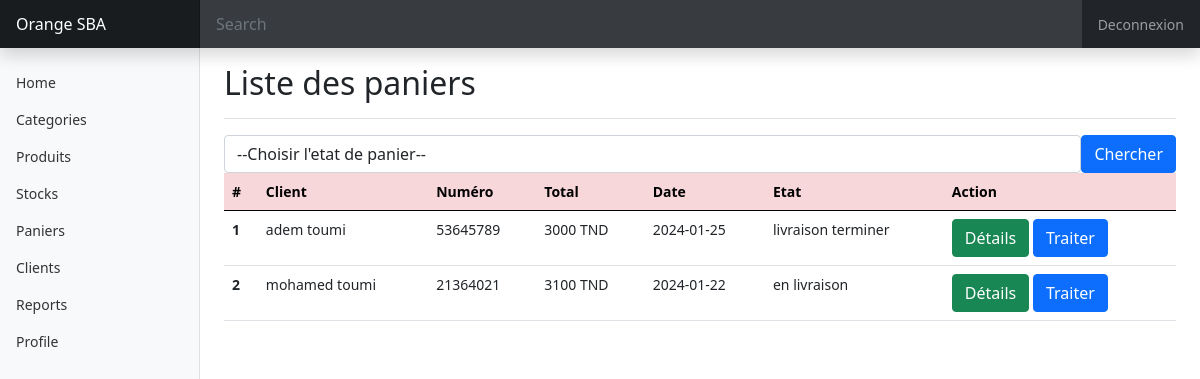
Page /admin/commandes/liste.php on the committed database.
### tables this page shows
CREATE TABLE IF NOT EXISTS `panier` (
  `id` int NOT NULL AUTO_INCREMENT,
  `visiteur` int NOT NULL,
  `total` float NOT NULL,
  `etat` varchar(25) NOT NULL DEFAULT 'en cours',
  `date_creation` date NOT NULL,
  `date_modification` date NOT NULL,
  PRIMARY KEY (`id`)
);

CREATE TABLE IF NOT EXISTS `visiteur` (
  `id` int NOT NULL AUTO_INCREMENT,
  `nom` varchar(255) NOT NULL,
  `prénom` varchar(255) NOT NULL,
  `email` varchar(255) NOT NULL,
  `numero` int NOT NULL,
  `mdp` varchar(25) NOT NULL,
  `etat` tinyint(1) NOT NULL,
  `date_creation` date DEFAULT NULL,
  `date_modification` date DEFAULT NULL,
  PRIMARY KEY (`id`)
);

### include/functions.php (called while the page is built, shortened)
<?php
function connect() {
    $servername = "localhost";
    $DBuser = "root";
    $DBpassword = "";
    $DBname = "orange_sba";
    try {
        $conn = new PDO("mysql:host=$servername;dbname=$DBname", $DBuser, $DBpassword);
        $conn->setAttribute(PDO::ATTR_ERRMODE, PDO::ERRMODE_EXCEPTION);
        return $conn;
    } catch (PDOException $e) {
        echo "Connection failed: " . $e->getMessage();
        return null;
    }
}
function getAllPaniers(){
    $conn = connect();
    $requete = "SELECT v.nom, v.prénom, v.numero,p.etat, p.total, p.date_creation, p.id FROM panier p,visiteur v WHERE p.visiteur = v.id ";
    $resultat = $conn->query($requete);
    $paniers = $resultat->fetchAll();
    return $paniers;
}
?>

### admin/commandes/liste.php (the view, shortened to what this page needs)
<?php
    include "../../include/functions.php";
    $paniers= getAllPaniers();
?>
<!doctype html>
<html lang="en">
  <head>
<link href="../../css/bootstrap.min.css" rel="stylesheet">
    <link href="../../css/dashboard.css" rel="stylesheet">
  </head>
  <body>
<header class="navbar navbar-dark sticky-top bg-dark flex-md-nowrap p-0 shadow">
  <a class="navbar-brand col-md-3 col-lg-2 me-0 px-3" href="../dashboard.php">Orange SBA</a>
  <input class="form-control form-control-dark w-100" type="text" placeholder="Search" aria-label="Search">
  <div class="navbar-nav">
    <div class="nav-item text-nowrap">
      <a class="nav-link px-3" href="../../deconnexion.php">Deconnexion</a>
    </div>
  </div>
</header>
<div class="container-fluid">
  <div class="row">
    <?php
      include "../template/nav.php";
    ?>
    <main class="col-md-9 ms-sm-auto col-lg-10 px-md-4">
      <div class="d-flex justify-content-between flex-wrap flex-md-nowrap align-items-center pt-3 pb-2 mb-3 border-bottom">
        <h1 class="h2">Liste des paniers</h1>
      </div>
      <div>
       <form action="liste.php" method="POST">
        <div class="form-group d-flex">
        <select name="etat" class="form-control">
          <option value="">--Choisir l'etat de panier--</option>
        </select>
        <button type="submit" class="btn btn-primary" name="btnSearch">Chercher</button>
        </div>
       </form>
      <table class="table ">
            <thead class="table-danger">
                <tr>
                <th scope="col">#</th>
                <th scope="col">Client</th>
                <th scope="col">Numéro</th>
                <th scope="col">Total</th>
                <th scope="col">Date</th>
                <th scope="col">Etat</th>
                <th scope="col">Action</th>
                </tr>
            </thead>
            <tbody>
                <?php
                     $i=0;
                     foreach ($paniers as $panier){
                         $i++;
                         print'<tr>
                         <th scope="row">'.$i.'</th>
                         <td>'.$panier['nom']." ".$panier['prénom'].'</td>
                         <td>'.$panier['numero'].'</td>
                         <td>'.$panier['total'].' TND</td>
                         <td>'.$panier['date_creation'].'</td>
                         <td>'.$panier['etat'].'</td>
                         <td>
                            <a  data-bs-toggle="modal" data-bs-target="#commandes'.$panier['id'].'" class="btn btn-success">Détails</a>
                            <a data-bs-toggle="modal" data-bs-target="#traiter'.$panier['id'].'" class="btn btn-primary">Traiter</a>
                        </td>
                     </tr>';
                     }
                ?>
            </tbody>
        </table>
    </main>
  </div>
</div>
  </body>
</html>

### css/dashboard.css (style rules this page uses)
body { font-size: .875rem; }
.navbar-brand { padding-top: .75rem; padding-bottom: .75rem; font-size: 1rem; background-color: rgba(0, 0, 0, .25); box-shadow: inset -1px 0 0 rgba(0, 0, 0, .25); }
.navbar .form-control { padding: .75rem 1rem; border-width: 0; border-radius: 0; }
.form-control-dark { color: #fff; background-color: rgba(255, 255, 255, .1); border-color: rgba(255, 255, 255, .1); }

### rows in the picture
panier: visiteur.nom "adem", visiteur.prénom "toumi", visiteur.numero "53645789", total "3000", date_creation "2024-01-25", etat "livraison terminer"
panier: visiteur.nom "mohamed", visiteur.prénom "toumi", visiteur.numero "21364021", total "3100", date_creation "2024-01-22", etat "en livraison"
